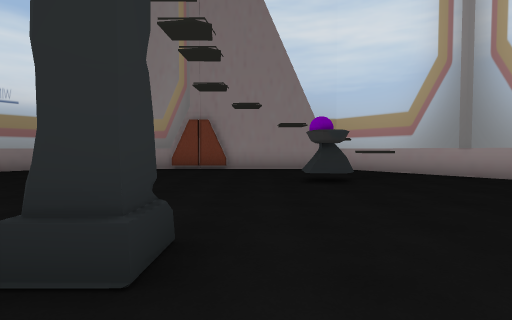
view 1 (above)

17 first-person views from a walk through a scene from a Unity 3-D project. The camera is 1.3 m above the floor, tilts 2° down and sees 85° across. The floor is counted in squares, 2 m on a side. Each view is taken from the middle of a square. On the plan, view 1 faces up. The plan holds only what a view shows up to about 9 squares ahead; the rest is blank. The place goes on beyond the plan. The player is left out.

view 2
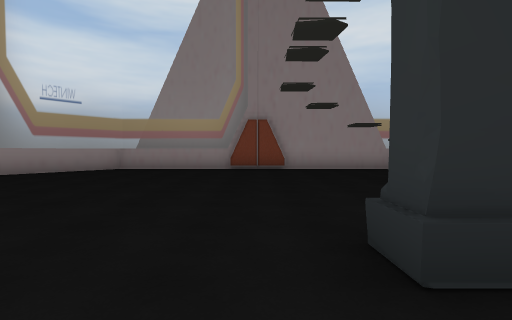

view 3
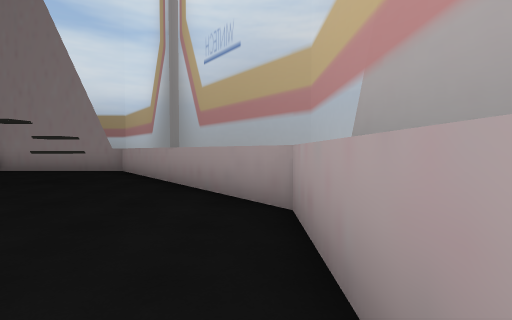

view 4
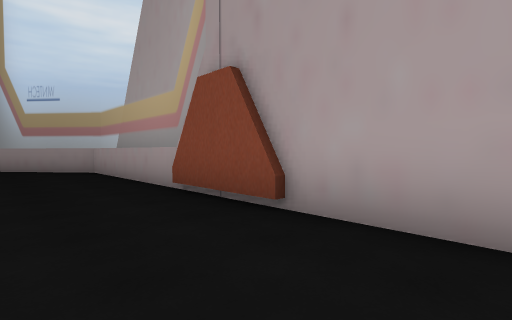

view 5
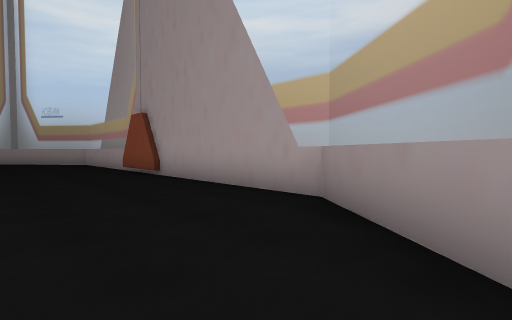

view 6
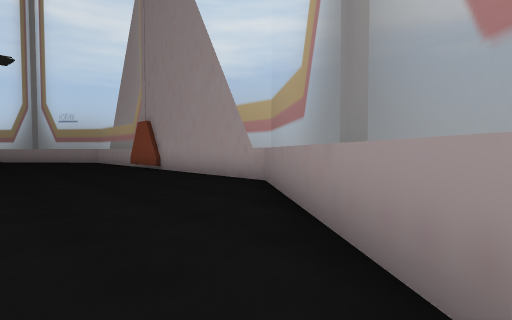

view 7
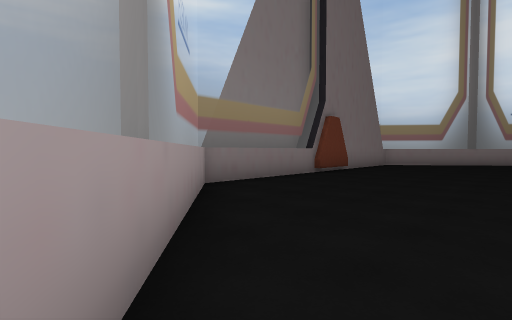

view 8
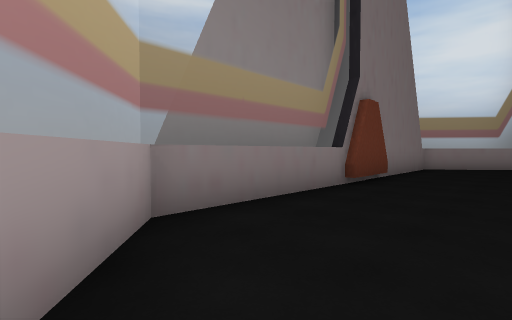

view 9
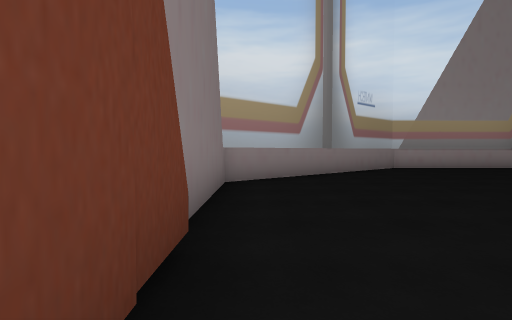

view 10
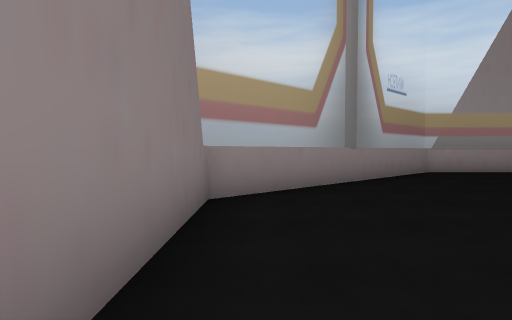

view 11
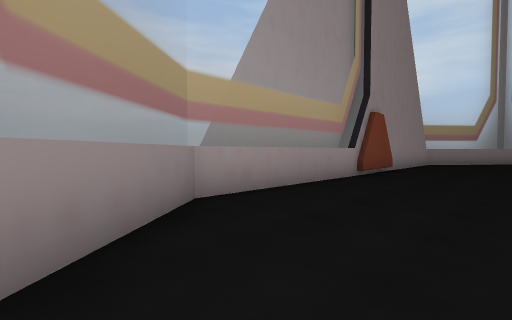

view 12
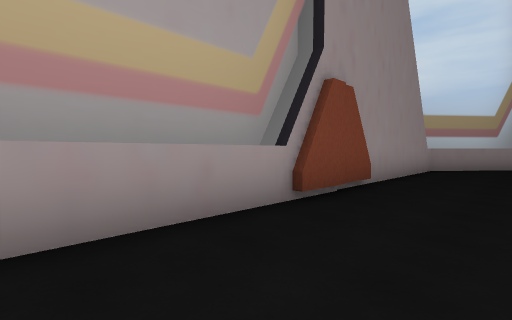

view 13
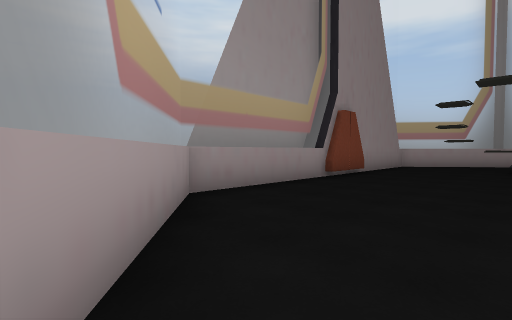

view 14
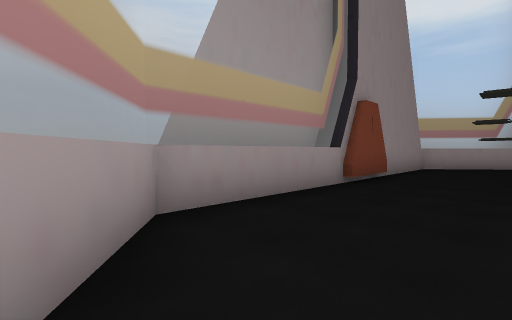

view 15
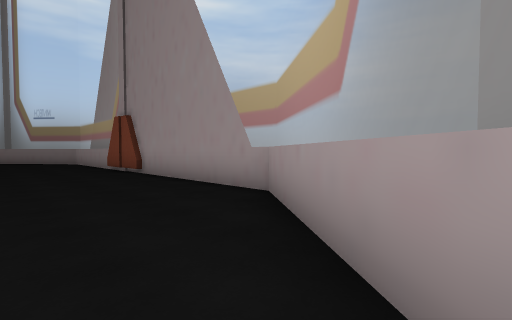

view 16
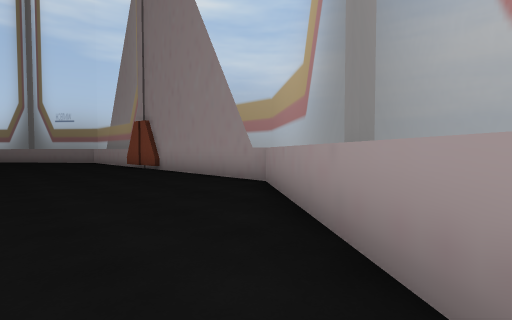

view 17
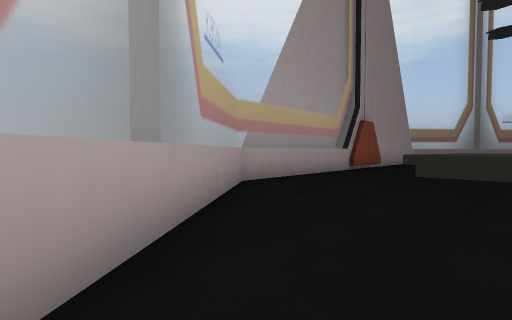

### Floor plan
Points are (right, up) in squares from view 1. A wall is a line through its corners. A room is listed if a view was taken in it or the views show most of it. See-through windows are left out.
Room 1 (views 1, 2, 3, 4, 5, 6, 7, 8, 9, 10, 11, 12, 13, 14, 15, 16, 17)
walls: (-11, -3.1) (-11.7, -3.1) (-11.7, -7.6); (7.9, 0.1) (7.9, 3.6); (-2.9, -13.4) (-1, -13.4); (-1, 9.5) (-2.9, 9.5); (-1.4, -13.6) (2.8, -13.6) (7.4, -7.9) (7.4, 4) (2.9, 9.7) (-1, 9.7); (-2.6, 9.7) (-6.7, 9.7) (-11.2, 4.1) (-11.2, -7.9) (-6.7, -13.6) (-3.1, -13.6); (-1, -14.2) (2.5, -14.2); (-2.9, 10.3) (-6.5, 10.3)
objects: pillar (-1, 2); other object (1, 6) to (2, 6); other object (3, 7)

Positions as (right, up) in squares from view 1, and headings:
1: (0, 0), facing up
2: (-2, 0), facing up
3: (7, 1), facing up
4: (5, -5), facing up-right
5: (4, -10), facing up-right
6: (3, -12), facing up-right
7: (6, -9), facing down-left
8: (4, -11), facing down-left
9: (-1, -13), facing left
10: (-3, -13), facing left
11: (-8, -10), facing up-left
12: (-9, -6), facing up-left
13: (-9, 6), facing up-right
14: (-8, 7), facing up-right
15: (-8, 7), facing down-left
16: (-7, 8), facing down-left
17: (3, 8), facing down-right
